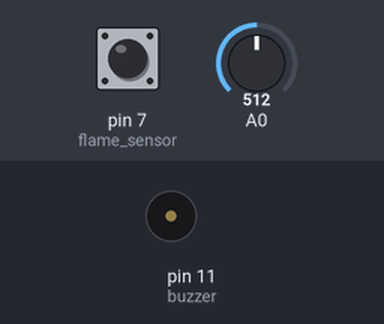
A sketch run on a simulated Arduino Uno, built with avr-gcc and run on an emulated ATmega328P. Parts: buzzer (waves = sounding). Inputs (shaded band) come from the test bench; at power-on: A0 = 512, pin 7 (flame_sensor) LOW. What the sketch prints to the serial monitor is not drawn.

Above: at 1.2 s.
1.3 s: A0 set to 209
4.3 s: A0 set to 182
5.8 s: pin 7 (flame_sensor) driven HIGH
8.8 s: pin 7 (flame_sensor) driven LOW
11.8 s: pin 7 (flame_sensor) pulsed HIGH 2 times (0.12 s each, 0.3 s apart)
Timing chart, 0 to 14.8 s (numbered marks = the images above; inputs shaded):
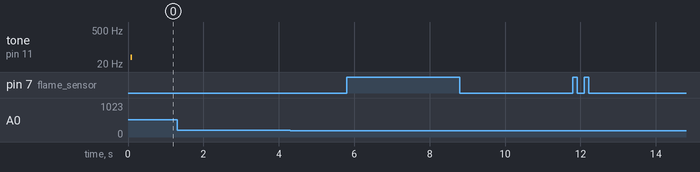

The sketch:

Fire_alarming_system.ino
```cpp
int gas_sensor=A0, flame_sensor=7, buzzer=11;

void setup() {
 Serial.begin(9600);
 pinMode(buzzer, OUTPUT);
 pinMode(flame_sensor, INPUT);

}

void loop() {
  if(digitalRead(flame_sensor)){
    Serial.print("Fire Detected");
    digitalWrite(buzzer, HIGH);

  }
  else{
    Serial.print("No Fire Detected");
    digitalWrite(buzzer, LOW);
  }
  if(analogRead(A0)>200){
    Serial.print(" Smoke Detected");
    digitalWrite(buzzer, HIGH);
  }
  else{
    Serial.print(" Smoke not Detected");
    digitalWrite(buzzer, LOW);
  }
  Serial.println(" ");
}
```
